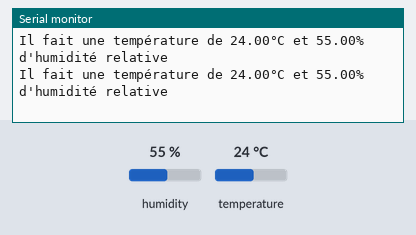
Simulated run of this sketch. Board: Arduino Uno, built with avr-gcc and run on an emulated ATmega328P. Shown: the last lines printed to the serial monitor. The inputs (shaded band) are chosen by the test bench; at power-on: humidity 55 %, temperature 24 °C.

Above: at 2.8 s.
2.9 s: humidity set to 22 %
At 4.8 s:
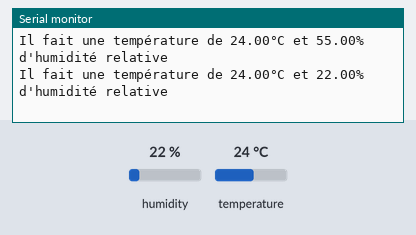
5.6 s: temperature set to 12 °C
At 6.8 s:
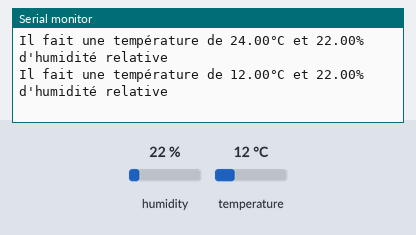
8.3 s: humidity set to 40 %
At 9.8 s:
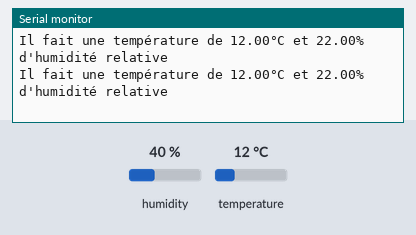
Timing chart, 0 to 11.3 s (numbered marks = the images above; inputs shaded):
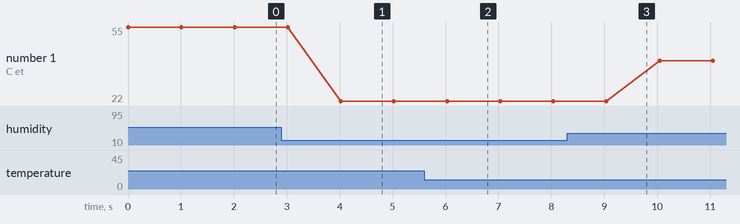

The sketch:

DHT22.ino
```cpp
#include <DHT.h>
#define pinDHT 12 //branchement du out
#define typeDHT DHT22

float temp, hygro;
DHT dht(pinDHT, typeDHT);  //dht est une variable crée

void setup() {
  Serial.begin(115200);
  dht.begin();
}

void loop() {
 temp = dht.readTemperature();
 hygro = dht.readHumidity();
 Serial.print("Il fait une température de ");
 Serial.print(temp);
 Serial.print("°C et ");
 Serial.print(hygro);
 Serial.println("% d'humidité relative");
 delay(1000);
}
```

Measured:
- after the input at 2.9 s, the serial monitor: prints a new line after 1.1 s (image 1)
- after the input at 5.6 s, the serial monitor: prints a new line after 0.43 s (image 2)
- plotted number 1: 55 → 22 after the input at 2.9 s, 22 → 40 after the input at 8.3 s
